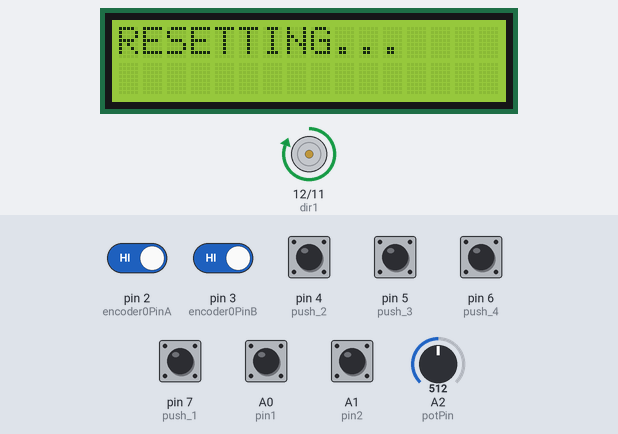
Bench run of a program on a simulated Arduino Mega 2560, built with avr-gcc and run on an emulated ATmega2560. On the bench: 16×2 character LCD, motor-driver pin pairs drawn as motors (green arrow = first pin HIGH = forward, orange = second pin HIGH = backward, longer = more drive, scaled by the enable pin). The test bench sets the inputs (shaded band); at power-on: A0 (pin1), A1 (pin2), pin 2 (encoder0PinA), pin 3 (encoder0PinB), pin 4 (push_2), pin 5 (push_3), pin 6 (push_4), pin 7 (push_1) HIGH, A2 (potPin) = 512. What the program prints to the serial monitor is not drawn.

Above: at 2.8 s.
2.9 s: A0 (pin1) pulled LOW for 0.15 s
At 3.7 s:
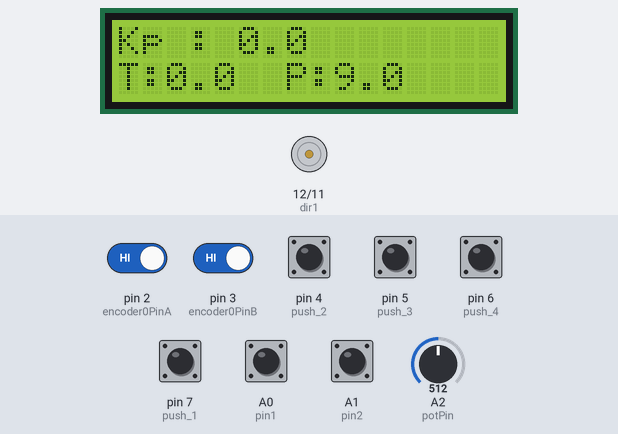
4.5 s: pin 4 (push_2) pulled LOW for 1 s
At 6.7 s:
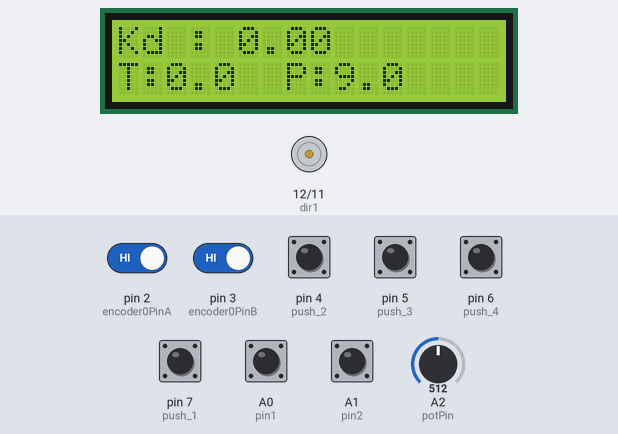
7.0 s: pin 5 (push_3) pulled LOW for 1 s
At 8.5 s:
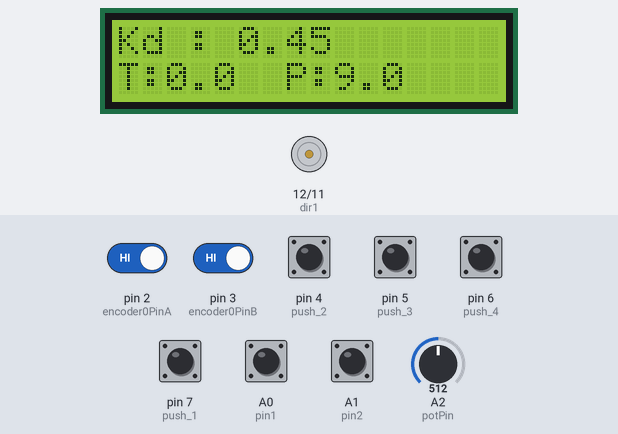
9.5 s: A2 (potPin) set to 498
At 10.6 s:
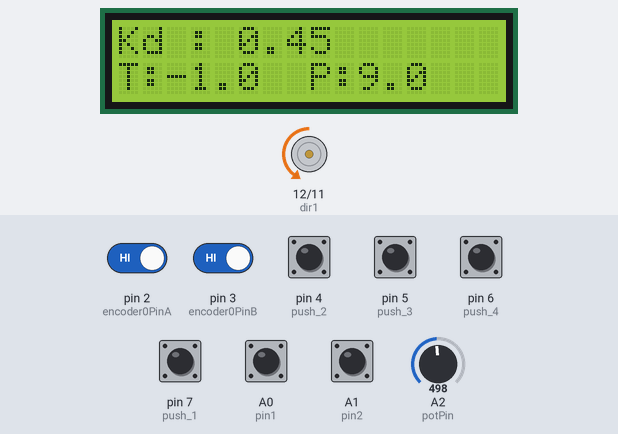
11.0 s: A2 (potPin) set to 716
At 12.2 s:
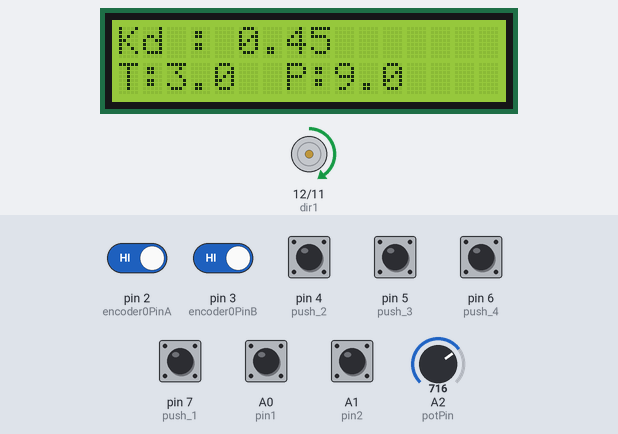
12.5 s: pin 7 (push_1) pulled LOW for 0.15 s
At 13.5 s:
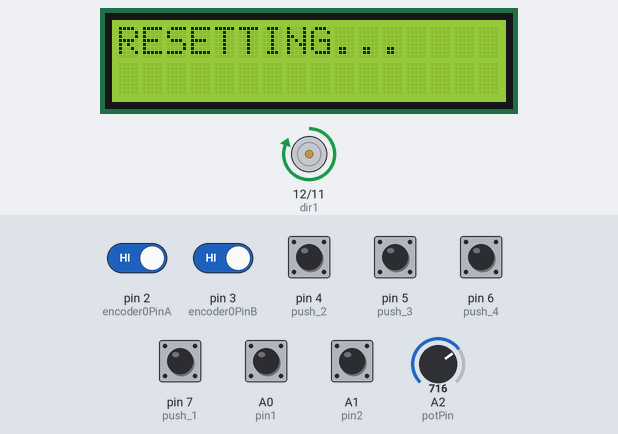
Timing chart, 0 to 15.1 s (numbered marks = the images above; inputs shaded):
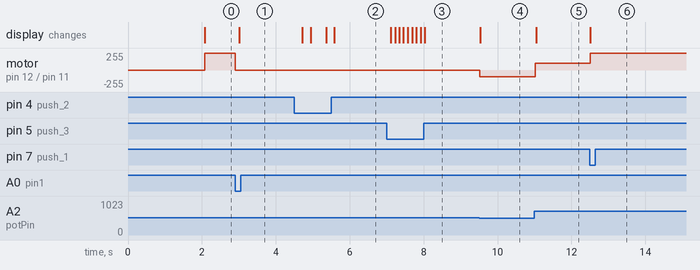

Measured:
- the behaviour switches between 512 and 511 on A2 (potPin) (found by bisection; images 3 and 4)
- after the input at 2.9 s, motor on pin 12 (dir1) / pin 11 (dir2): forward 255/255 → stopped at once; the display: changes after 0.11 s (image 1)
- after the input at 4.5 s, the display: first changes after 0.22 s (image 2 shows a later state)
- after the input at 7.0 s, the display: first changes after 0.11 s (image 3 shows a later state)
- after the input at 9.5 s, motor on pin 12 (dir1) / pin 11 (dir2): stopped → backward 100/255 at once; the display: changes at once (image 4)
- after the input at 11.0 s, motor on pin 12 (dir1) / pin 11 (dir2): backward 100/255 → forward 100/255 at once; the display: changes at once (image 5)
- after the input at 12.5 s, motor on pin 12 (dir1) / pin 11 (dir2): forward 100/255 → forward 255/255 at once; the display: changes at once (image 6)

The program:

main.cpp
```cpp
#include <Arduino.h>
#include <LiquidCrystal.h>
#include <stdio.h>
#include <stdlib.h>
#include <stdint.h>

#include "global.h"
#include "encoder.h"
#include "motor.h"
#include "input.h"
#include "pid.h"

void setup() {
  Serial.begin(9600);
  lcd.begin(16, 2);

  Kp = 0.0;
  Ki = 0.0;
  Kd = 0.0;
  set_point = 0;

  pinMode(pinPwm, OUTPUT);
  pinMode(dir1, OUTPUT);
  pinMode(dir2, OUTPUT);
  pinMode(pin1, INPUT_PULLUP);
  pinMode(pin2, INPUT_PULLUP);
  pinMode(push_4, INPUT_PULLUP);
  pinMode(push_3, INPUT_PULLUP);
  pinMode(push_2, INPUT_PULLUP);
  pinMode(push_1, INPUT_PULLUP);
  pinMode(encoder0PinA, INPUT_PULLUP);
  pinMode(encoder0PinB, INPUT_PULLUP);

  isEncoderActive = false;
  time = millis();

  lcd.clear();
  lcd.setCursor(1, 0);
  sprintf(tampil, "Trainer Linear");
  lcd.print(tampil);
  lcd.setCursor(1, 1);
  sprintf(tampil, "System Control");
  lcd.print(tampil);
  delay(2000);

  activateEncoder();
  __reset();
}

void loop() {
  doEncoder();
  limitKanan = digitalRead(pin1);
  limitKiri = digitalRead(pin2);
  pot = analogRead(potPin);

  set_point = map(pot, __minADC, __maxADC, __minDeg, __maxDeg);

  speed = 100 + abs(newsetpoint);
  if (speed > __maxValPWM) speed = __maxValPWM;
  if (step > 2) step = 0;
  if (limitKiri == 0 && dir <= 0) {
    __stop();
    dir = kontrol_PID(derajatPos);
  } else if (limitKanan == 0 && dir >= 0) {
    __stop();
    dir = kontrol_PID(derajatPos);
  } else if (isRun) {
    derajatPos = mapDouble(rotary, __minRot, __maxRot, __minDeg, __maxDeg);
    newsetpoint = (kontrol_PID(derajatPos));
    dir = newsetpoint;
    if (dir >= 9) dir = 9;
    if (dir <= -9) dir = -9;
    if (dir < 0) keKiri();
    if (dir > 0) keKanan();
  }

  double selisih = derajatPos - set_point;
  if (dir < 0.4 && dir > -0.4 && abs(selisih) <= 0.05) __stop();
  button();
  lcd_data();
  delay(10);
}
```

encoder.h
```cpp
volatile uint8_t lastState = 0;  // Menyimpan status terakhir A dan B

void doEncoder() {
  static uint8_t lastState = 0;
  uint8_t state = (digitalRead(encoder0PinA) << 1) | digitalRead(encoder0PinB);
  if (((lastState == 0b00) && (state == 0b01)) || ((lastState == 0b01) && (state == 0b11)) || ((lastState == 0b11) && (state == 0b10)) || ((lastState == 0b10) && (state == 0b00))) {
      rotary--;
  } else if (((lastState == 0b00) && (state == 0b10)) || ((lastState == 0b10) && (state == 0b11)) || ((lastState == 0b11) && (state == 0b01)) || ((lastState == 0b01) && (state == 0b00))) {
      rotary++;
  }
  lastState = state;
}

void activateEncoder() {
  isEncoderActive = true;
  lastState = (digitalRead(encoder0PinA) << 1) | digitalRead(encoder0PinB);
  attachInterrupt(digitalPinToInterrupt(encoder0PinA), doEncoder, CHANGE);
  attachInterrupt(digitalPinToInterrupt(encoder0PinB), doEncoder, CHANGE);
}

void deactivateEncoder() {
  isEncoderActive = false;
  detachInterrupt(digitalPinToInterrupt(encoder0PinA));
  detachInterrupt(digitalPinToInterrupt(encoder0PinB));
}
```

global.h
```cpp
//button
#define push_1 7
#define push_2 4
#define push_3 5
#define push_4 6

#define encoder0PinA 2
#define encoder0PinB 3

#define potPin A2  //potensiometer

//limit switch
#define pin1 A0  //Kanan
#define pin2 A1  //Kiri

//min-max variable
#define __minADC 0
#define __maxADC 1023
#define __maxValPWM 200
unsigned long __minRot = 0;
unsigned long __maxRot = 105629;
// unsigned long __minRot;
// unsigned long __maxRot;
double __minDeg = -9.0;
double __maxDeg = 9.0;

//PINOUT
int pinPwm = 13;  //aktifkan motor1 port 1
int dir1 = 12;    //port 3 enable  motor
int dir2 = 11;    //port 4 enable motor

int isRun = 0;
int isStop = 0;

int isStart = 1;
int isBegin = 0;

double posADC = 0;
double pot = 0;

int limitKanan = 0;
int limitKiri = 0;

int speed = 0;
double dir = 0;
double derajatPos = 0;
int step = 0;

int x = 0;

volatile bool isEncoderActive = false;  // Status encoder aktif atau tidak
volatile long rotary = 0;
int lrotary = 1;
volatile boolean PastA = 0;
volatile boolean PastB = 0;

LiquidCrystal lcd(33, 31, 29, 27, 25, 23);
char tampil[16];

unsigned long time;
unsigned long timeNow = 0;
float error_sblmI = 0, error_sblmD = 0, outPID, set_point = 0, Tc = 0.004, error, errorI, errorD, outP, outI, outD;
float Kp = 5.0, Ki = 5.0, Kd = 1.0;

double newsetpoint = 0;
```

input.h
```cpp
void lcd_data() {
  // Serial.print(set_point);
  // Serial.print("   ");
  // Serial.print(dir);
  // Serial.print("   ");
  // Serial.print(newsetpoint);
  // Serial.print("   ");
  // Serial.print(speed);
  // Serial.print("   ");
  // Serial.println(derajatPos);
  Serial.print(set_point);
  Serial.print(",");
  Serial.print(derajatPos, 3);
  Serial.print(",");
  Serial.print(Kp, 1);
  Serial.print(",");
  Serial.print(Ki, 1);
  Serial.print(",");
  Serial.println(Kd, 2);


  lcd.setCursor(0, 0);
  if (step == 0) {
    dtostrf(Kp, 1, 1, tampil);  // Set 5 lebar, 1 digit di belakang koma
    lcd.print("Kp : ");
    lcd.print(tampil);
    lcd.print("    ");
  } else if (step == 1) {
    dtostrf(Ki, 1, 1, tampil);  // Set 5 lebar, 1 digit di belakang koma
    lcd.print("Ki : ");
    lcd.print(tampil);
    lcd.print("    ");
  } else if (step == 2) {
    dtostrf(Kd, 1, 2, tampil);  // Set 5 lebar, 1 digit di belakang koma
    lcd.print("Kd : ");
    lcd.print(tampil);
    lcd.print("    ");
  }
  lcd.setCursor(0, 1);
  dtostrf(set_point, 3, 1, tampil);
  lcd.print("T:");
  lcd.print(tampil);
  lcd.print("  ");  // Clear extra space
  dtostrf(derajatPos, 3, 1, tampil);
  lcd.print("P:");
  lcd.print(tampil);
  lcd.print("  ");
}

void button() {
  if (digitalRead(push_2) == 0) {
    step++;
    isRun = 1;
    isStop = 0;
    time = millis();
    delay(200);
  }

  if (digitalRead(push_3) == 0) {
    if (step == 0) {
      Kp += 0.1;
    }
    if (step == 1) {
      Ki += 0.1;
    }
    if (step == 2) {
      Kd += 0.05;
    }

    delay(100);
  }

  if (digitalRead(push_4) == 0) {
    if (step == 0) {
      Kp -= 0.1;
      if (Kp < 0)
        Kp = 0;
    }
    if (step == 1) {
      Ki -= 0.1;
      if (Ki < 0)
        Ki = 0;
    }
    if (step == 2) {
      Kd -= 0.05;
      if (Kd < 0)
        Kd = 0;
    }
    delay(100);
  }

  if (digitalRead(push_1) == 0) {
    __reset();
    pot = 0;
    isRun = 0;
    isStop = 1;
    timeNow = 0;
    delay(100);
  }
}

double mapDouble(double x, double in_min, double in_max, double out_min, double out_max) {
  return (x - in_min) * (out_min - out_max) / (in_max - in_min) + out_max;
}
```

motor.h
```cpp
void keKiri() {
  analogWrite(pinPwm, speed);
  digitalWrite(dir1, LOW);
  digitalWrite(dir2, HIGH);
}

void keKanan() {
  analogWrite(pinPwm, speed);
  digitalWrite(dir1, HIGH);
  digitalWrite(dir2, LOW);
}

void __stop() {
  analogWrite(pinPwm, 0);
  digitalWrite(dir1, LOW);
  digitalWrite(dir2, LOW);
}

// void __reset() {
//   lcd.clear();
//   lcd.setCursor(0, 0);
//   sprintf(tampil, "RESETTING...");
//   lcd.print(tampil);
//   while (1) {
//     limitKanan = digitalRead(pin1);
//     limitKiri = digitalRead(pin2);
//     // Serial.print(x);
//     // Serial.print("    ");
//     // Serial.print(__minRot);
//     // Serial.print("    ");
//     // Serial.print(__maxRot);
//     // Serial.print("    ");
//     // Serial.println(rotary);

//     switch (x) {
//       case 0:
//         speed = 255;
//         keKiri();
//         if (limitKiri == 0) {
//           __stop();
//           rotary = 0;
//           dir = 0;
//           derajatPos = -9;

//           __minRot = rotary;
//           delay(100);
//           x = 2;
//         }
//         break;
//       // case 0:
//       // speed = 255;
//       // keKanan();  // Changed from keKiri() to keKanan()
//       // if (limitKanan == 0) {  // Changed from limitKiri to limitKanan
//       //   __stop();
//       //   rotary = 0;
//       //   dir = 0;
//       //   derajatPos = 9;  // Changed from -9 to 9

//       //   __maxRot = rotary;  // Changed from __minRot to __maxRot
//       //   delay(100);
//       //   x = 2;
//       // }
//       // break;
//       // case 1:
//       //   speed = 255;
//       //   keKanan();
//       //   if (limitKanan == 0) {
//       //     __stop();
//       //     __maxRot = rotary;
//       //     x = 2;
//       //   }
//       //   break;
//       case 2:
//         lcd.clear();
//         x = 0;
//         return;
//     }
//   }
// }

void __reset() {
  lcd.clear();
  lcd.setCursor(0, 0);
  sprintf(tampil, "RESETTING...");
  lcd.print(tampil);
  while (1) {
    limitKanan = digitalRead(pin1);
    limitKiri = digitalRead(pin2);

    switch (x) {
      case 0:
        speed = 255;
        keKanan();
        if (limitKanan == 0) {
          __stop();
          rotary = 0;
          dir = 0;
          derajatPos = 9;
          __minRot = 0;
          __maxRot = 105629;
          delay(100);
          x = 2;
        }
        break;
      // case 1:
      //   speed = 255;
      //   keKiri();  // Now go to left limit
      //   if (limitKiri == 0) {
      //     __stop();
      //     dir = 0;
      //     derajatPos = -9;
      //     __minRot = rotary;  // Store the minimum encoder value (negative number)
      //     Serial.print("minRot: ");
      //     Serial.println(__minRot);
      //     delay(100);
      //     x = 1;
      //   }
      //   break;
      case 2:
        lcd.clear();
        x = 0;
        return;
    }
  }
}
```

pid.h
```cpp
int kontrol_PID(int16_t dir) {
  float nilai_sensor = dir;

  error = set_point - nilai_sensor;
  outP = Kp * error;

  errorI = error + error_sblmI;
  outI = Ki * errorI * Tc;
  error_sblmI = errorI;

  // errorD = error - error_sblmD;
  errorD = (error - error_sblmD) / Tc;
  outD = (Kd * errorD);
  error_sblmD = error;

  outPID = (outP + outI + outD);

  // // Batasi outPID jika diperlukan (opsional)
  if (outPID > 255) outPID = 255;
  if (outPID < -255) outPID = -255;
  if (errorI > 25) errorI = 25;  // Sesuaikan batas maksimal
  if (errorI < -25) errorI = -25;


  return (outPID);
}
```
